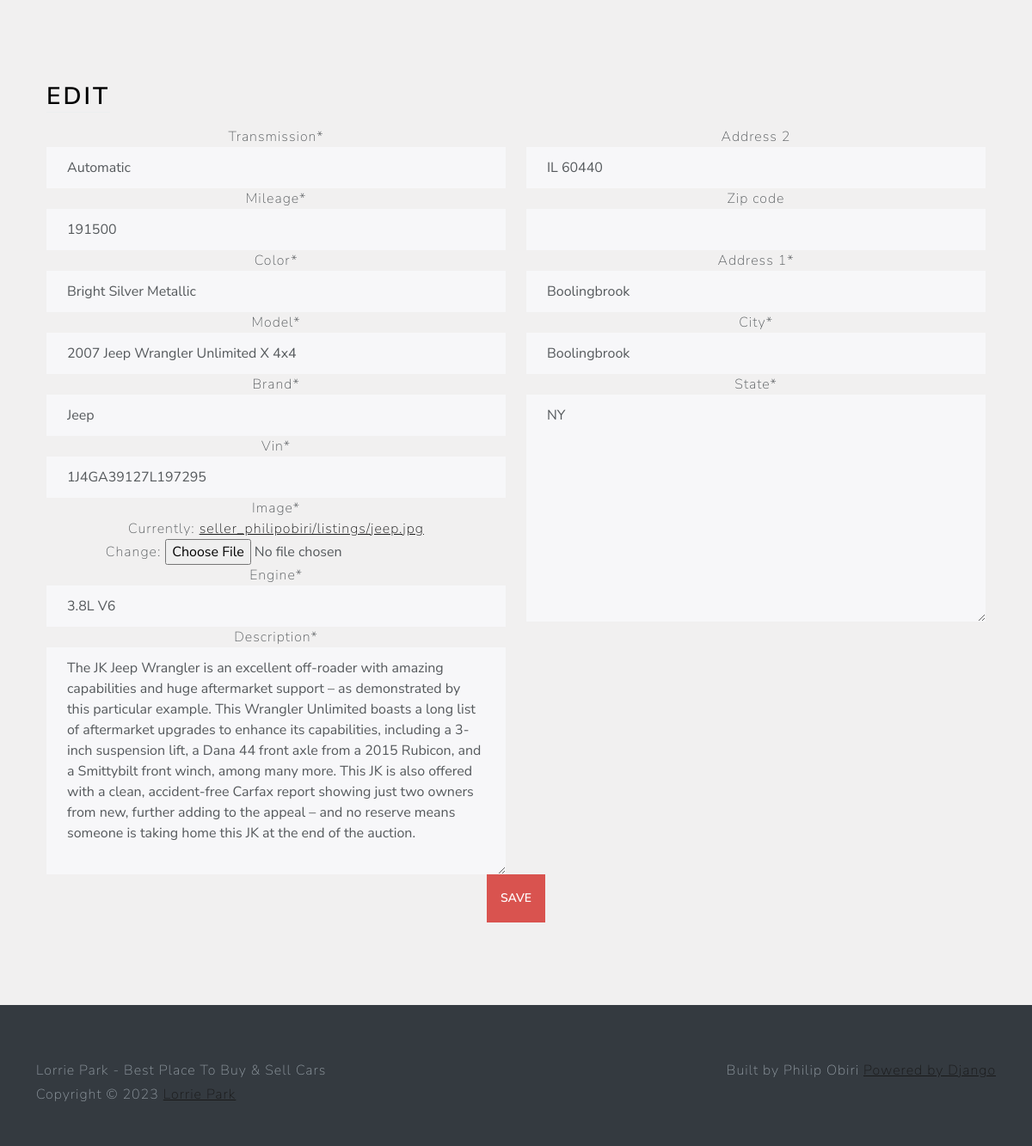
Page /listing/7dccec193233488abf61d5780ed0e549/edit/ (signed in) on the committed database.
### main/models.py (models this page shows, shortened)
class Listing(models.Model):
    id = models.UUIDField(
        primary_key=True, default=uuid.uuid4, unique=True, editable=False
    )
    created_at = models.DateTimeField(auto_now_add=True)
    updated_at = models.DateTimeField(auto_now=True)
    seller = models.ForeignKey(Profile, on_delete=models.CASCADE)
    brand = models.CharField(max_length=24, choices=CARS_BRANDS, default=None)
    model = models.CharField(max_length=64)
    vin = models.CharField(
        max_length=17,
    )
    mileage = models.IntegerField(default=0)
    color = models.CharField(max_length=24, default=None)
    description = models.TextField()
    engine = models.CharField(
        max_length=24,
    )
    transmission = models.CharField(
        max_length=24, choices=TRANSMISSION_OPTIONS, default=None
    )
    location = models.OneToOneField(Location, on_delete=models.SET_NULL, null=True)
    image = models.ImageField(upload_to=user_listing_path)

### users/models.py (models this page shows, shortened)
class Location(models.Model):
    address_1 = models.CharField(max_length=128)
    address_2 = models.CharField(max_length=128, blank=True)
    city = models.CharField(max_length=100)
    state = USStateField(default="NY")
    zip_code = USZipCodeField(blank=True)

### main/views.py (the view)
# urls.py: path("listing/<str:id>/edit/", edit_view, name="edit"),
@login_required
def edit_view(request, id):
    try:
        listing = Listing.objects.get(id=id)
        if listing is None:
            raise Exception
        if request.method == "POST":
            listing_form = ListingForm(request.POST, request.FILES, instance=listing)
            location_form = LocationForm(request.POST, instance=listing)
            if listing_form.is_valid() and location_form.is_valid():
                listing_form.save()
                location_form.save()
                messages.success(request, f"Listing {id} updated successfully !")
                return redirect("home")
            else:
                messages.error("An error occurred while trying to edit the listing !")
                return reload()
        else:
            listing_form = ListingForm(instance=listing)
            location_form = LocationForm(instance=listing.location)
    except Exception as e:
        messages.error(
            request, f"An error occurred while trying to access the application"
        )
    return render(
        request,
        "views/edit.html",
        {
            "listing_form": listing_form,
            "location_form": location_form,
        },
    )

### main/forms.py
class ListingForm(forms.ModelForm):
    class Meta:
        model = Listing
        fields = {
            "description",
            "brand",
            "model",
            "vin",
            "mileage",
            "color",
            "engine",
            "transmission",
            "image",
        }

### users/forms.py
class LocationForm(forms.ModelForm):
    address_1 = forms.CharField(required=True)
    zip_code = USZipCodeField(required=True)
    class Meta:
        model = Location
        fields = {"address_1", "address_2", "city", "state", "zip_code"}

### main/templates/views/edit.html (shortened to what this page needs)
{% extends 'base/base.html' %}
{% load static %}
{% load crispy_forms_tags %}
{% block 'body' %}
<div class="container-fluid text-center py-5">
    <div class="container px-4 py-5">
        <div class="row g-4">
            <div class="col d-flex align-items-start">
                <div>
                    <h2 class="mb-3 border-bottom" style="color: black">Edit</h2>
                </div>
            </div>
        </div>
        <form action="" method="post" enctype="multipart/form-data">
            <div class="row">
                <div class="col-6">
                    {{ listing_form|crispy }}
                </div>
                <div class="col-6">
                    {{ location_form|crispy }}
                </div>
            </div>
            <button class="btn btn-lg btn-danger" type="submit">Save</button>
        </form>
    </div>
</div>
{% endblock %}

### main/static/css/style.css (style rules this page uses)
html, body { height: 100%; }
body { align-items: center; padding-bottom: 40px; background-color: #f1f0f0; }
.h2, h2 { color: white; }

### rows in the picture
Listing: transmission "Automatic", mileage "191500", color "Bright Silver Metallic", model "2007 Jeep Wrangler Unlimited X 4x4", brand "Jeep", vin "1J4GA39127L197295", engine "3.8L V6", description "The JK Jeep Wrangler is an excellent off-roader with amazing capabilities and huge aftermarket support – as demonstrated by this particular example. This Wrangler Unlimited boasts a long list of aftermarket upgrades to enhance its capabilities, including a 3-inch suspension lift, a Dana 44 front axle from a 2015 Rubicon, and a Smittybilt front winch, among many more. This JK is also offered with a clean, accident-free Carfax report showing just two owners from new, further adding to the appeal – and no reserve means someone is taking home this JK at the end of the auction."
Location: address_2 "IL 60440", address_1 "Boolingbrook", city "Boolingbrook", state "NY"
